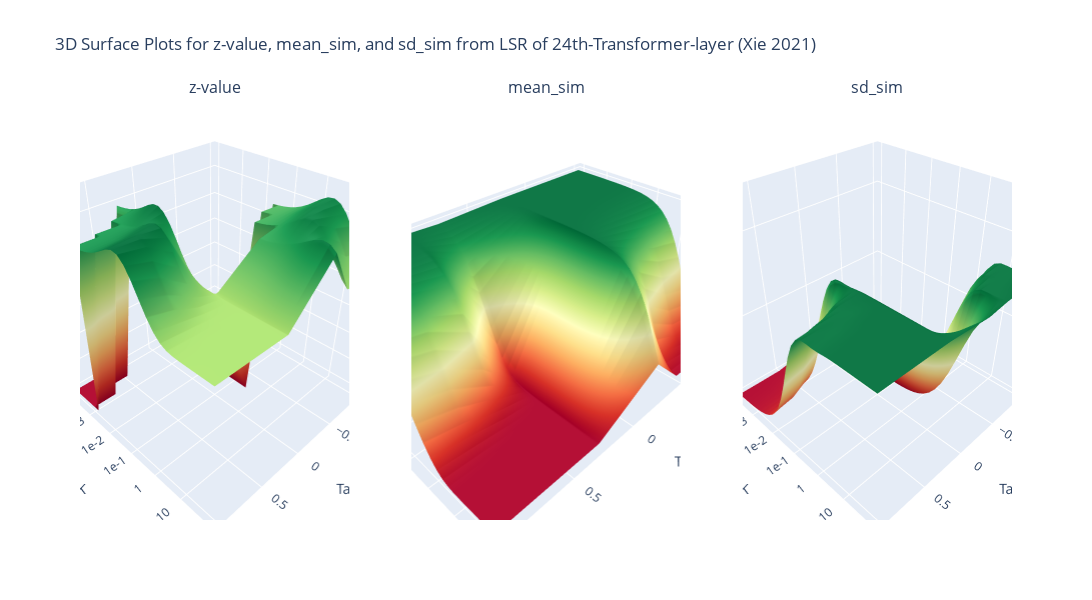

This figure's notebook cell:
### Code cell
import plotly.graph_objects as go
from plotly.subplots import make_subplots
from scipy.interpolate import griddata

def plot_gridsearch_result(results):
    df = pd.json_normalize(results)
    df['tau'] = df['tau'].apply(lambda x: x[0] if isinstance(x, list) else x)
    df['k'] = df['k'].apply(lambda x: x[0] if isinstance(x, list) else x)
    df['z-value'] = df['z-value'].apply(lambda x: x[0] if isinstance(x, list) else x)
    df['mean_sim'] = df['mean_sim'].apply(lambda x: x[0] if isinstance(x, list) else x)
    df['sd_sim'] = df['sd_sim'].apply(lambda x: x[0] if isinstance(x, list) else x)
    tau_vals = tau_values  
    k_vals = k_values
    tau_grid, k_grid = np.meshgrid(tau_vals, k_vals)  



    fig = make_subplots(
        rows=1, cols=3, 
        subplot_titles=['z-value', 'mean_sim', 'sd_sim'], 
        specs=[[{'type': 'surface'}, {'type': 'surface'}, {'type': 'surface'}]]
    )


    z_grid = griddata((df['tau'], df['k']), df['z-value'], (tau_grid, k_grid), method='nearest')
    mean_sim_grid = griddata((df['tau'], df['k']), df['mean_sim'], (tau_grid, k_grid), method='nearest')
    sd_sim_grid = griddata((df['tau'], df['k']), df['sd_sim'], (tau_grid, k_grid), method='nearest')


    fig.add_trace(go.Surface(z=z_grid, x=tau_grid, y=k_grid, colorscale='RdYlGn', showscale=False), row=1, col=1)
    fig.add_trace(go.Surface(z=mean_sim_grid, x=tau_grid, y=k_grid, colorscale='RdYlGn', showscale=False), row=1, col=2)
    fig.add_trace(go.Surface(z=sd_sim_grid, x=tau_grid, y=k_grid, colorscale='RdYlGn', showscale=False), row=1, col=3)


    fig.update_layout(
        width=1700, 
        height=600,  
        title='3D Surface Plots for z-value, mean_sim, and sd_sim from LSR of 24th-Transformer-layer (Xie 2021)',
        scene=dict(
            xaxis_title='Tau',
            yaxis_title='K',
            zaxis_title='Z-Value',
            yaxis=dict(
                type='log',
                tickvals=[1e-4, 1e-3, 1e-2, 1e-1, 1, 10], 
                ticktext=['1e-4', '1e-3', '1e-2', '1e-1', '1', '10'],
            )
        ),
        scene2=dict(
            xaxis_title='Tau',
            yaxis_title='K',
            zaxis_title='Mean-Sim',
            yaxis=dict(
                type='log',
                tickvals=[1e-4, 1e-3, 1e-2, 1e-1, 1, 10], 
                ticktext=['1e-4', '1e-3', '1e-2', '1e-1', '1', '10'],
            )
        ),
        scene3=dict(
            xaxis_title='Tau',
            yaxis_title='K',
            zaxis_title='SD-Sim',
            yaxis=dict(
                type='log',
                tickvals=[1e-4, 1e-3, 1e-2, 1e-1, 1, 10], 
                ticktext=['1e-4', '1e-3', '1e-2', '1e-1', '1', '10'],
            ),
            zaxis=dict(
                range=[0,0.5]
            )
        ),
        showlegend=False,
        coloraxis_showscale=False
        
    )
    fig.show()
plot_gridsearch_result(results)

### Figure 1 — Plotly figure (JSON) as saved in the notebook; plotly's stock layout.template omitted (floating-point values rounded to 4 significant figures; data arrays with more than 128 entries replaced by an {"elided": "..."} marker saying what was removed)
{"data": [{"colorscale": [[0, "rgb(165,0,38)"], [0.1, "rgb(215,48,39)"], [0.2, "rgb(244,109,67)"], [0.3, "rgb(253,174,97)"], [0.4, "rgb(254,224,139)"], [0.5, "rgb(255,255,191)"], [0.6, "rgb(217,239,139)"], [0.7, "rgb(166,217,106)"], [0.8, "rgb(102,189,99)"], [0.9, "rgb(26,152,80)"], [1, "rgb(0,104,55)"]], "scene": "scene", "showscale": false, "type": "surface", "x": {"elided": "31x8 float values"}, "y": {"elided": "31x8 float values"}, "z": {"elided": "31x8 float values"}}, {"colorscale": [[0, "rgb(165,0,38)"], [0.1, "rgb(215,48,39)"], [0.2, "rgb(244,109,67)"], [0.3, "rgb(253,174,97)"], [0.4, "rgb(254,224,139)"], [0.5, "rgb(255,255,191)"], [0.6, "rgb(217,239,139)"], [0.7, "rgb(166,217,106)"], [0.8, "rgb(102,189,99)"], [0.9, "rgb(26,152,80)"], [1, "rgb(0,104,55)"]], "scene": "scene2", "showscale": false, "type": "surface", "x": {"elided": "31x8 float values"}, "y": {"elided": "31x8 float values"}, "z": {"elided": "31x8 float values"}}, {"colorscale": [[0, "rgb(165,0,38)"], [0.1, "rgb(215,48,39)"], [0.2, "rgb(244,109,67)"], [0.3, "rgb(253,174,97)"], [0.4, "rgb(254,224,139)"], [0.5, "rgb(255,255,191)"], [0.6, "rgb(217,239,139)"], [0.7, "rgb(166,217,106)"], [0.8, "rgb(102,189,99)"], [0.9, "rgb(26,152,80)"], [1, "rgb(0,104,55)"]], "scene": "scene3", "showscale": false, "type": "surface", "x": {"elided": "31x8 float values"}, "y": {"elided": "31x8 float values"}, "z": {"elided": "31x8 float values"}}], "layout": {"annotations": [{"font": {"size": 16}, "showarrow": false, "text": "z-value", "x": 0.1444, "xanchor": "center", "xref": "paper", "y": 1, "yanchor": "bottom", "yref": "paper"}, {"font": {"size": 16}, "showarrow": false, "text": "mean_sim", "x": 0.5, "xanchor": "center", "xref": "paper", "y": 1, "yanchor": "bottom", "yref": "paper"}, {"font": {"size": 16}, "showarrow": false, "text": "sd_sim", "x": 0.8556, "xanchor": "center", "xref": "paper", "y": 1, "yanchor": "bottom", "yref": "paper"}], "coloraxis": {"showscale": false}, "height": 600, "scene": {"domain": {"x": [0, 0.2889], "y": [0, 1]}, "xaxis": {"title": {"text": "Tau"}}, "yaxis": {"ticktext": ["1e-4", "1e-3", "1e-2", "1e-1", "1", "10"], "tickvals": [0.0001, 0.001, 0.01, 0.1, 1, 10], "title": {"text": "K"}, "type": "log"}, "zaxis": {"title": {"text": "Z-Value"}}}, "scene2": {"domain": {"x": [0.3556, 0.6444], "y": [0, 1]}, "xaxis": {"title": {"text": "Tau"}}, "yaxis": {"ticktext": ["1e-4", "1e-3", "1e-2", "1e-1", "1", "10"], "tickvals": [0.0001, 0.001, 0.01, 0.1, 1, 10], "title": {"text": "K"}, "type": "log"}, "zaxis": {"title": {"text": "Mean-Sim"}}}, "scene3": {"domain": {"x": [0.7111, 1], "y": [0, 1]}, "xaxis": {"title": {"text": "Tau"}}, "yaxis": {"ticktext": ["1e-4", "1e-3", "1e-2", "1e-1", "1", "10"], "tickvals": [0.0001, 0.001, 0.01, 0.1, 1, 10], "title": {"text": "K"}, "type": "log"}, "zaxis": {"range": [0, 0.5], "title": {"text": "SD-Sim"}}}, "showlegend": false, "title": {"text": "3D Surface Plots for z-value, mean_sim, and sd_sim from LSR of 24th-Transformer-layer (Xie 2021)"}, "width": 1700}}
